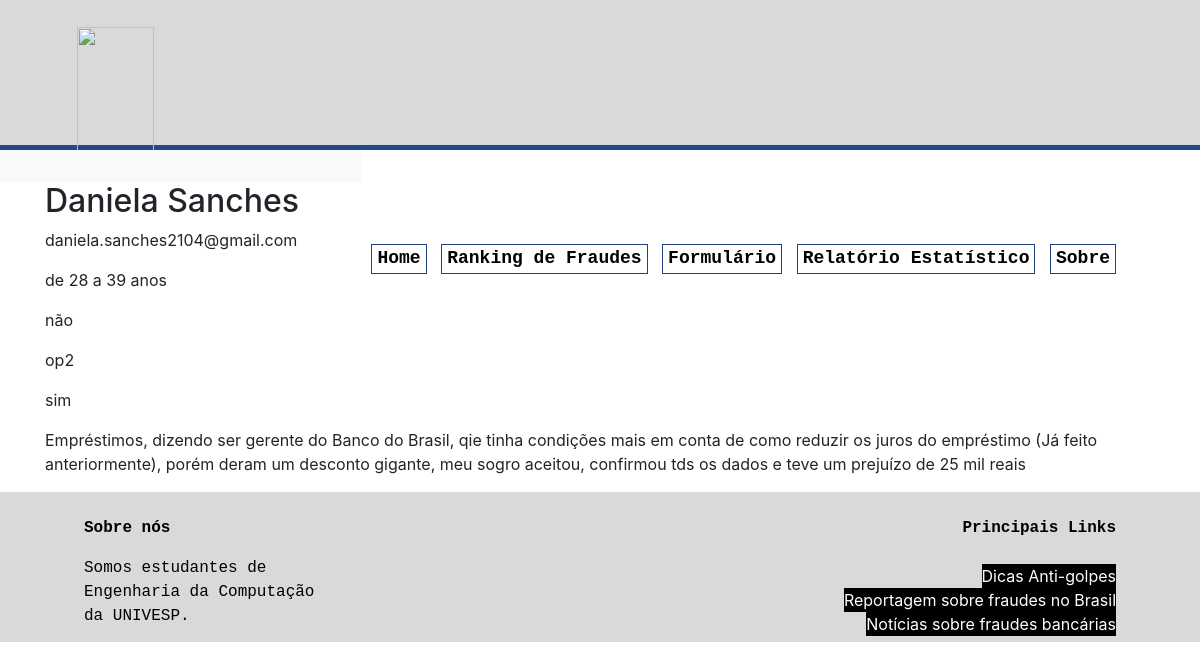
The app's page /86585699 with its own data.
### tables this page shows
CREATE TABLE posts (
    id INTEGER PRIMARY KEY AUTOINCREMENT,
    nome STRING(200) NOT NULL,
    email STRING(200) NOT NULL,
    idade STRING(50) NOT NULL,
    tipo STRING(10) NOT NULL,
    opcao STRING(100) NOT NULL,
    valida STRING(10) NOT NULL,
    fraude STRING(100) NOT NULL,
    descricao STRING(500) NOT NULL
);

### app.py (the view)
@app.route('/<int:post_id>')
def post(post_id):
    post = get_post(post_id)
    return render_template('post.html', post=post)

### app.py (called while the page is built)
def get_db_connection():
    conn = sqlite3.connect('database.db')
    conn.row_factory = sqlite3.Row
    return conn

def get_post(post_id):
    conn = get_db_connection()
    post = conn.execute('SELECT * FROM posts WHERE id = ?',
                        (post_id,)).fetchone()
    conn.close()
    if post is None:
        abort(404)
    return post

### templates/post.html (shortened to what this page needs)
{% extends 'base.html' %}
{% block content %}
    <h2>{% block title %} {{ post['nome'] }} {% endblock %}</h2>
    <p>{{ post['email'] }}</p>
    <p>{{ post['idade'] }}</p>
    <p>{{ post['tipo'] }}</p>
    <p>{{ post['opcao'] }}</p>
    <p>{{ post['valida'] }}</p>
    <p>{{ post['descricao'] }}</p>
{% endblock %}

### static/css/estilo.css (style rules this page uses)
* { margin:0; padding:0; }
body { text-align:center; margin:0px; background:#ffffff; }

### records on screen
posts: nome "Daniela Sanches", email "daniela.sanches2104@gmail.com", idade "de 28 a 39 anos", tipo "não", opcao "op2", valida "sim", descricao "Empréstimos, dizendo ser gerente do Banco do Brasil, qie tinha condições mais em conta de como reduzir os juros do empréstimo (Já feito anteriormente), porém deram um desconto gigante, meu sogro aceitou, confirmou tds os dados e teve um prejuízo de 25 mil reais"
